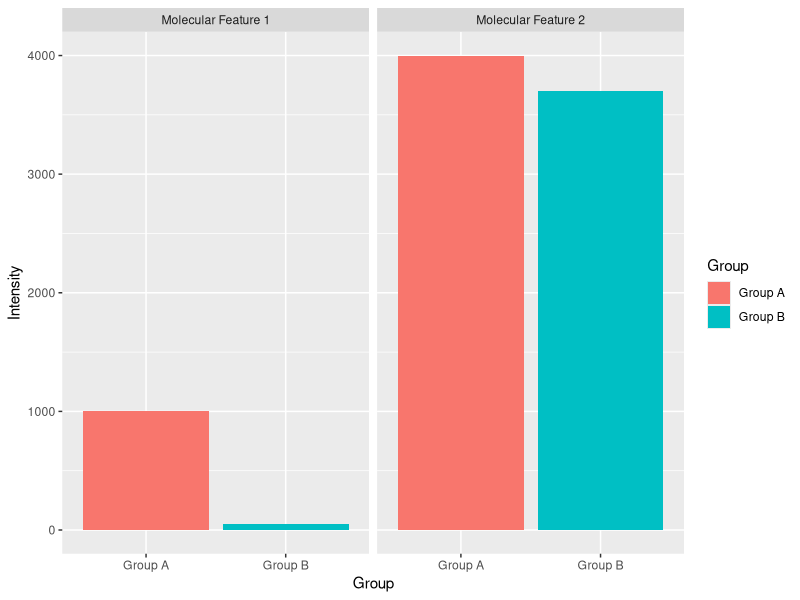
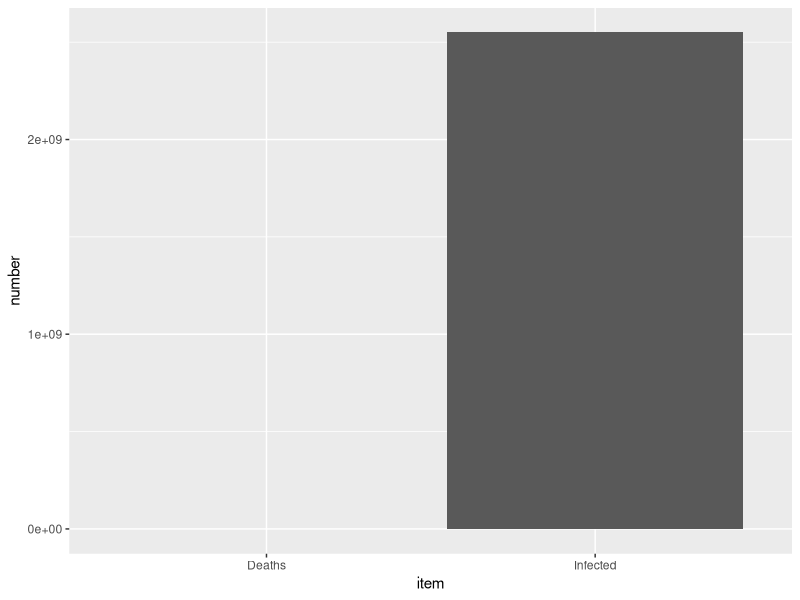

Here is the R script that generated these plots, in order:
## ---- chunk 1
knitr::opts_chunk$set(echo = TRUE)
## ---- chunk 2
library(dplyr)
library(ggplot2)
library(kableExtra)
## ---- chunk 3
data.frame(MF = c("Molecular Feature 1", "Molecular Feature 1", "Molecular Feature 2", "Molecular Feature 2"),
           Group = c("Group A", "Group B", "Group A", "Group B"), 
           Intensity = c(1000, 50, 4000, 3700)) %>%
  ggplot(aes(x = Group, y = Intensity, fill = Group)) +
  geom_bar(stat = "identity") +
  facet_wrap(~MF)
## ---- chunk 4
data.frame(item = c("Deaths", "Infected"), number = c(1400000, 2550000000)) %>%
  ggplot(aes(item, number)) +
  geom_bar(stat = "identity")
## ---- chunk 5
data.frame("Immune Cells" = c("CD8 T cells", "Double Negative T cells", "Pop12", "Pop15",
                              "Pop7", "Pop8"),
           "Principal Components" = c("PC6", "PC9", rep("PC2", 4)))%>%
  kable(align = c("l", "c", "c", "c"),  escape = FALSE, caption = "Removed due to Timepoint Interaction") %>%
  kable_styling(bootstrap_options = c("striped", "hover", "condensed", "responsive")) 
